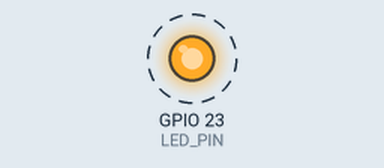
The sketch below on a simulated ESP32. Shown: output pins drawn as LEDs (lit = HIGH). Dashed ring = blinking. What the sketch prints to the serial monitor is not drawn.

Above: at 0.2 s.
Timing chart, 0 to 3.0 s (numbered marks = the images above):
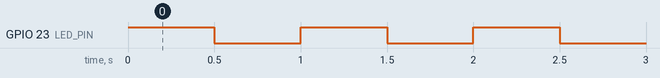

The sketch:

esp32_blink.ino
```cpp
#define LED_PIN 23

// the setup function runs once when you press reset or power the board
void setup() {
  // initialize digital pin LED_BUILTIN as an output.
  pinMode(LED_PIN, OUTPUT);

  Serial.begin(9600);
   while (!Serial) {
    delay(20); // wait for serial port to connect. Needed for native USB port only
  }
}

// the loop function runs over and over again forever
void loop() {
  digitalWrite(LED_PIN, HIGH);
  Serial.println("ON");
  delay(500);
  digitalWrite(LED_PIN, LOW);
  Serial.println("OFF");
  delay(500);
}
```

Measured:
- by itself, GPIO 23 (LED_PIN): alternates HIGH for 0.50 s and LOW for 0.50 s
